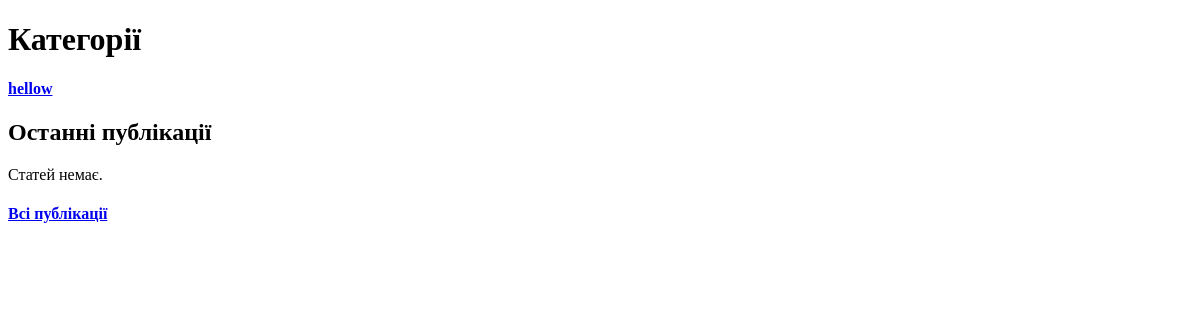
Before: / with the older database file.
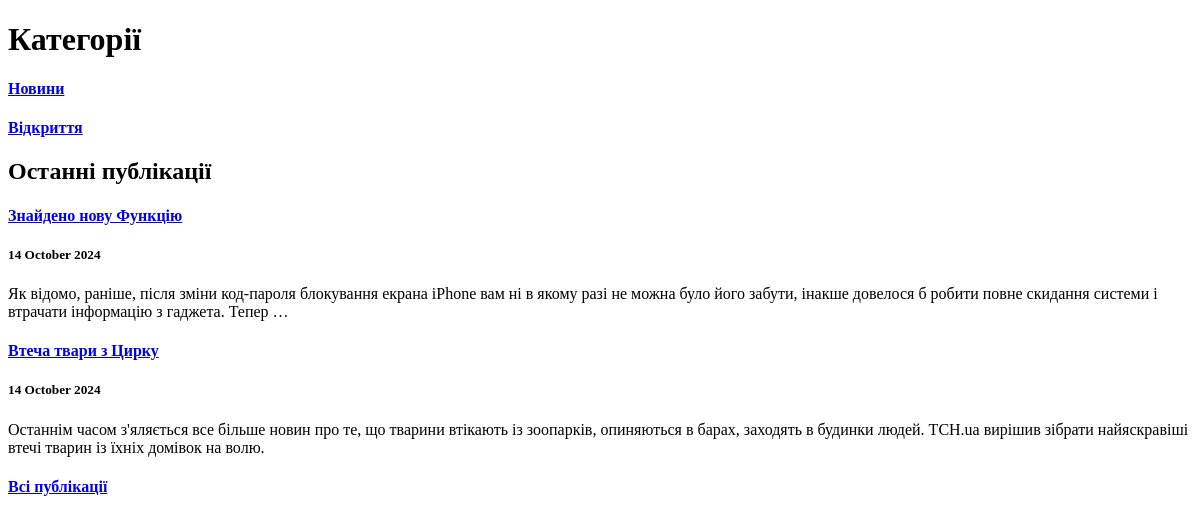
After: the same page with the newer database file.
### app_blog/models.py (models this page shows, shortened)
class Category(models.Model):
    category = models.CharField(u'Категорія', max_length=250, help_text=u'Максимум 250 символів')
    slug = models.SlugField(u'Слаг', unique=True)  # Додано унікальність для slug
    objects = models.Manager()  # Менеджер моделі
    class Meta:
        verbose_name = u'Категорія для публікації'
        verbose_name_plural = u'Категорії для публікацій'
    def get_absolute_url(self):
        try:
            url = reverse('articles-category-list', kwargs={'slug': self.slug})
        except Exception as e:
            print(f"Error in get_absolute_url: {e}")  # Додано виведення помилок
            url = "/"
        return url

class Article(models.Model):
    title = models.CharField('Заголовок', max_length=250,
                             help_text='Максимум 250 символів')
    description = models.TextField(blank=True, verbose_name='Опис')
    pub_date = models.DateTimeField('Дата публікації', default=timezone.now)
    slug = models.SlugField('Слаг', unique_for_date='pub_date')
    main_page = models.BooleanField('Головна', default=False,
                                     help_text='Показувати')
    category = models.ForeignKey(Category,
                                 related_name='news',
                                 blank=True,
                                 null=True,
                                 verbose_name='Категорія',
                                 on_delete=models.CASCADE)
    objects = models.Manager()
    class Meta:
        ordering = ['-pub_date']
        verbose_name = 'Стаття'
        verbose_name_plural = 'Статті'
    def get_absolute_url(self):
        try:
            url = reverse('news-detail', kwargs={
                'year': self.pub_date.strftime("%Y"),
                'month': self.pub_date.strftime("%m"),
                'day': self.pub_date.strftime("%d"),
                'slug': self.slug,
            })
        except:
            url = "/"
        return url

### app_blog/views.py (the view)
# urls.py: path('', HomePageView.as_view(), name='home'),
class HomePageView(ListView):
    model = Category
    template_name = 'index.html'
    context_object_name = 'categories'
    def get_context_data(self, **kwargs):
        context = super(HomePageView, self).get_context_data(**kwargs)
        context['articles'] = Article.objects.filter(main_page=True)[:5]
        return context
    def get_queryset(self, *args, **kwargs):
        return Category.objects.all()

### app_blog/templates/index.html (shortened to what this page needs)
<!DOCTYPE html>
<html lang="uk">
  <head>
  </head>
  <body>
    <h1>Категорії</h1>
    {% if categories %} {% for item in categories %}
    <div>
      <a href="{{ item.get_absolute_url }}">
        <h4>{{ item.category }}</h4>
      </a>
    </div>
    {% endfor %} {% endif %}
    <h2>Останні публікації</h2>
    {% if articles %} {% for item in articles %}
    <div>
      <a href="{{ item.get_absolute_url }}">
        <h4>{{ item.title }}</h4>
      </a>
      <h5>{{ item.pub_date|date:"j E Y"|safe|linebreaks }}</h5>
      <p>{{ item.description|safe|escape|striptags|truncatewords_html:32 }}</p>
    </div>
    {% endfor %} {% else %}
    <p>Статей немає.</p>
    {% endif %}
    <a href="{% url 'articles-list' %}">
      <h4>Всі публікації</h4>
    </a>
  </body>
</html>

Changed rows visible on the page:
removed Category: category "hellow"
added Category: category "Новини"
added Category: category "Відкриття"
added Article: title "Знайдено нову Функцію", pub_date "14 October 2024", description "Як відомо, раніше, після зміни код-пароля блокування екрана iPhone вам ні в якому разі не можна було його забути, інакше довелося б робити повне скидання системи і втрачати інформацію з гаджета. Тепер …"
added Article: title "Втеча твари з Цирку", pub_date "14 October 2024", description "Останнім часом з'яляється все більше новин про те, що тварини втікають із зоопарків, опиняються в барах, заходять в будинки людей. ТСН.ua вирішив зібрати найяскравіші втечі тварин із їхніх домівок на волю."
Other visible differences:
text no longer shown: "Статей немає."
